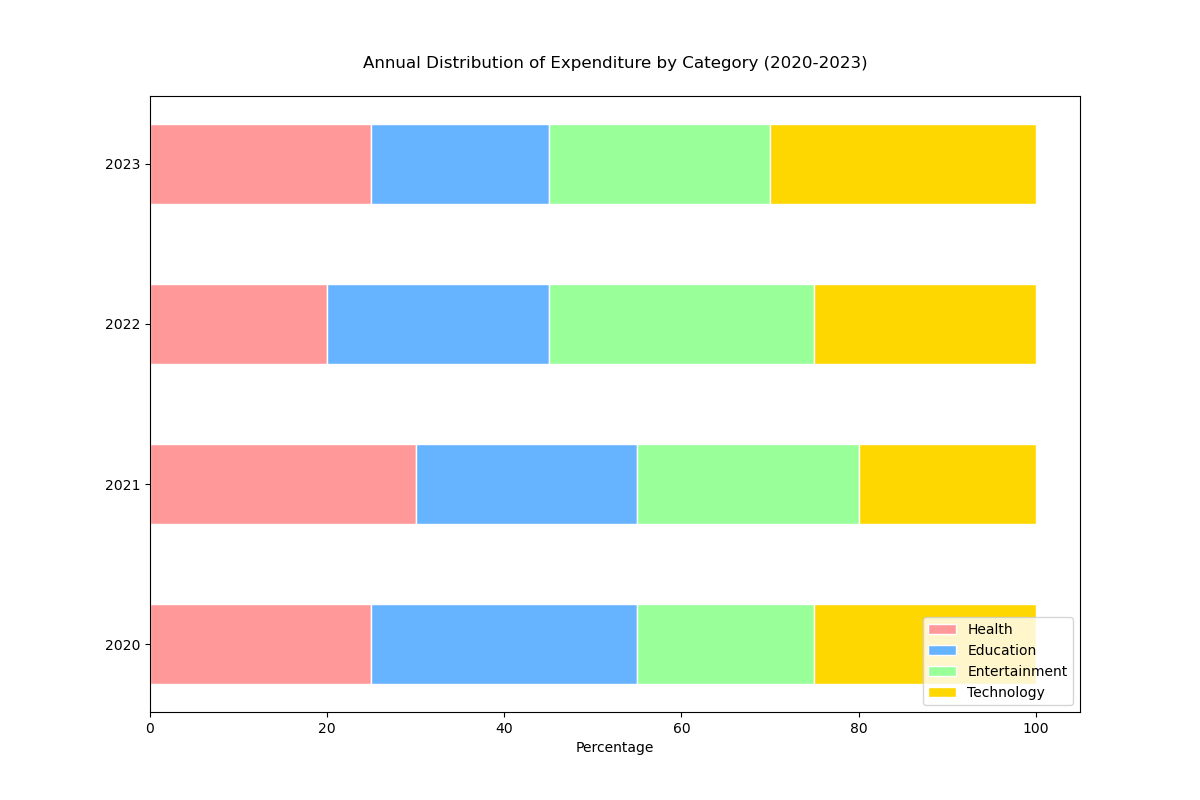

Reproduce this figure in Python.
import matplotlib.pyplot as plt
import numpy as np

data = {
    'Category': ['2020', '2021', '2022', '2023'],
    'Health': [25, 30, 20, 25],
    'Education': [30, 25, 25, 20],
    'Entertainment': [20, 25, 30, 25],
    'Technology': [25, 20, 25, 30]
}

categories = data['Category']
health = np.array(data['Health'])
education = np.array(data['Education'])
entertainment = np.array(data['Entertainment'])
technology = np.array(data['Technology'])

bar_width = 0.5

fig, ax = plt.subplots(figsize=(12, 8))

ax.barh(categories, health, color='#FF9999', edgecolor='white', height=bar_width, label='Health')
ax.barh(categories, education, left=health, color='#66B3FF', edgecolor='white', height=bar_width, label='Education')
ax.barh(categories, entertainment, left=health+education, color='#99FF99', edgecolor='white', height=bar_width, label='Entertainment')
ax.barh(categories, technology, left=health+education+entertainment, color='#FFD700', edgecolor='white', height=bar_width, label='Technology')

ax.set_xlabel('Percentage')
ax.set_title('Annual Distribution of Expenditure by Category (2020-2023)', pad=20)
ax.legend(loc='lower right')

plt.show()
